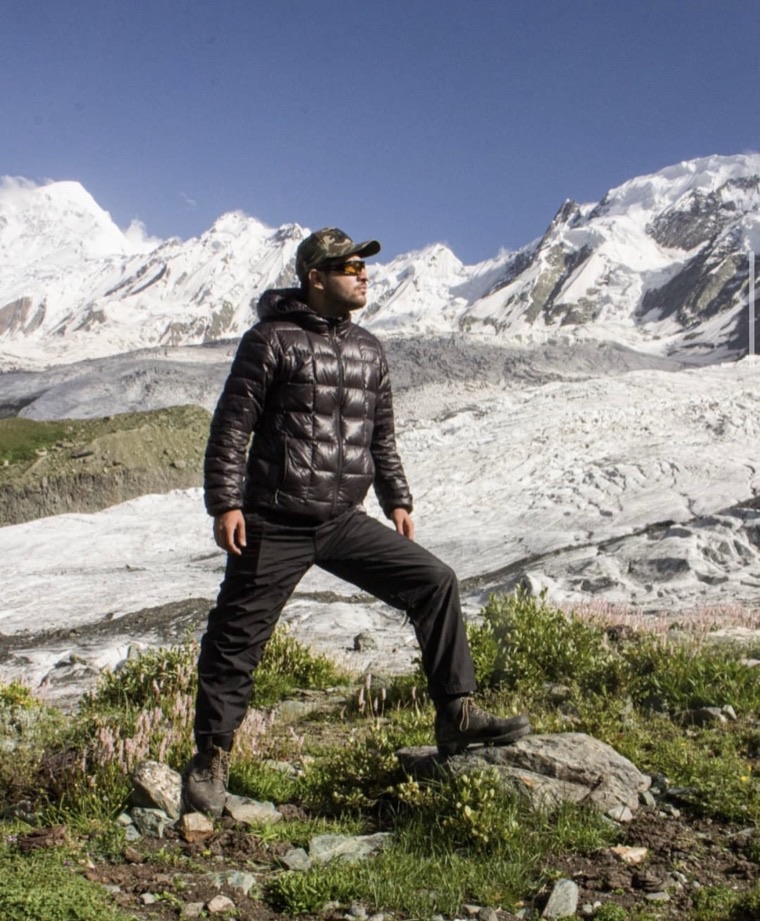
#> input picture images/faisal-zaman.jpg, 760 x 921 px
$ python -i process_images.py   (imports and definitions only)
#> lines starting #> are read from the running program, lines starting #| are printed output that depends on the picture
#> further down, picture is the input picture: PIL image 760x921 RGB; mean R, G, B 128.6, 129.4, 128.6
#!/usr/bin/env python3
"""Download Unsplash images and apply a cartoonish effect."""

import requests
import io
from PIL import Image, ImageFilter, ImageEnhance, ImageOps

IMAGES = {
    "hero-k2":           "https://images.unsplash.com/photo-1580502304784-8985b7eb7260?w=1600&q=85",  # K2/Karakoram peaks
    "hero-hunza":        "https://images.unsplash.com/photo-1558618666-fcd25c85cd64?w=1600&q=85",  # Hunza valley
    "hero-fairy-meadows":"https://images.unsplash.com/photo-1609137144813-7d9921338f24?w=1600&q=85",  # mountain meadow
    "hero-gilgit":       "https://images.unsplash.com/photo-1506905925346-21bda4d32df4?w=1600&q=85",  # mountain town
    "hero-nanga-parbat": "https://images.unsplash.com/photo-1464822759023-fed622ff2c3b?w=1600&q=85",  # dramatic peak
    "hero-blossom":      "https://images.unsplash.com/photo-1522383225653-ed111181a951?w=1600&q=85",  # cherry blossom
    "hero-stargazing":   "https://images.unsplash.com/photo-1419242902214-272b3f66ee7a?w=1600&q=85",  # stars milky way
    "hero-islamabad":    "https://images.unsplash.com/photo-1548013146-72479768bada?w=1600&q=85",  # road mountain
}

def cartoonify(img):
    """Apply cartoon/comic-book effect."""
    # 1. Resize for consistency
    img = img.convert("RGB")
    w, h = img.size
    img = img.resize((1200, int(h * 1200 / w)), Image.LANCZOS)

    # 2. Boost saturation strongly
    img = ImageEnhance.Color(img).enhance(2.2)
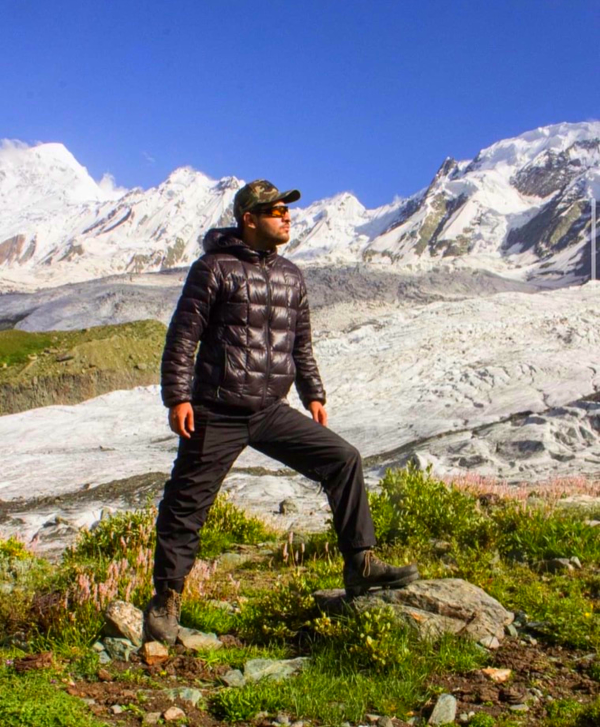
#> img: PIL image 1200x1454 RGB (shown at 1/2 size); mean R, G, B 127.6, 129.4, 129.1

    # 3. Boost contrast
    img = ImageEnhance.Contrast(img).enhance(1.4)
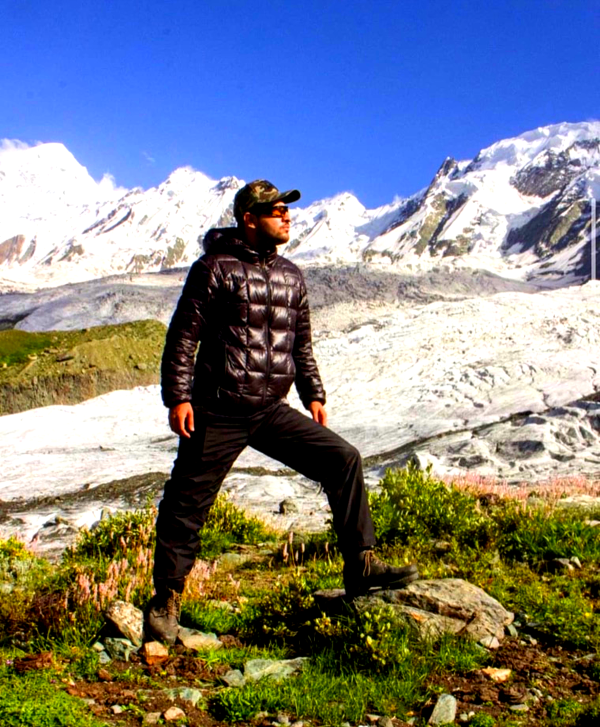
#> img: PIL image 1200x1454 RGB (shown at 1/2 size); mean R, G, B 125.1, 129.4, 135.9

    # 4. Posterize (reduce colour depth — flat comic look)
    img = ImageOps.posterize(img, 4)

    # 5. Smooth slightly to blend the flat areas
    img = img.filter(ImageFilter.SMOOTH_MORE)

    # 6. Edge detection overlay
    edges = img.filter(ImageFilter.FIND_EDGES).convert("L")
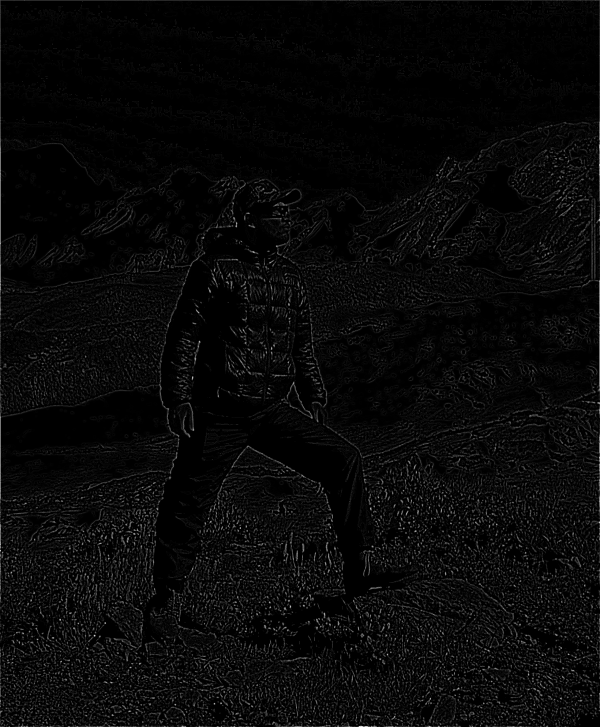
#> edges: PIL image 1200x1454 L (shown at 1/2 size); min 0, max 240, mean 8.7
    edges = ImageEnhance.Contrast(edges).enhance(3.0)
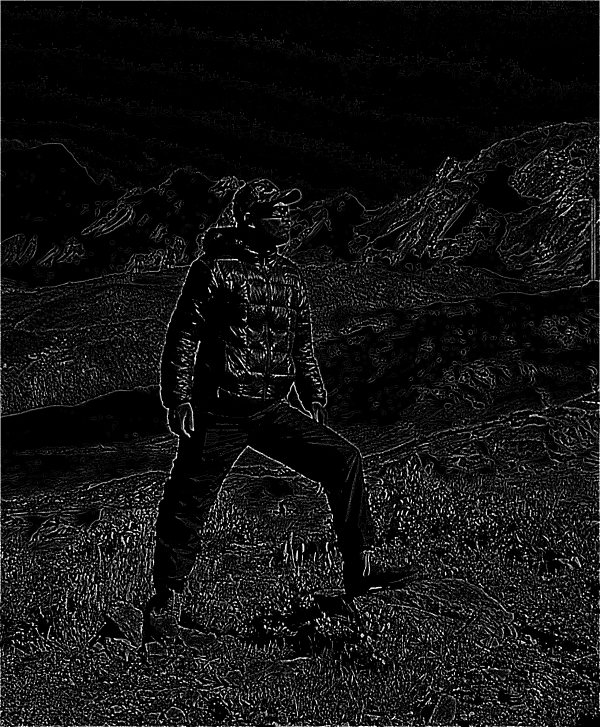
#> edges: PIL image 1200x1454 L (shown at 1/2 size); min 0, max 255, mean 18.7
    # Invert: white edges on black → black edges on transparent
    edges = ImageOps.invert(edges).convert("RGB")
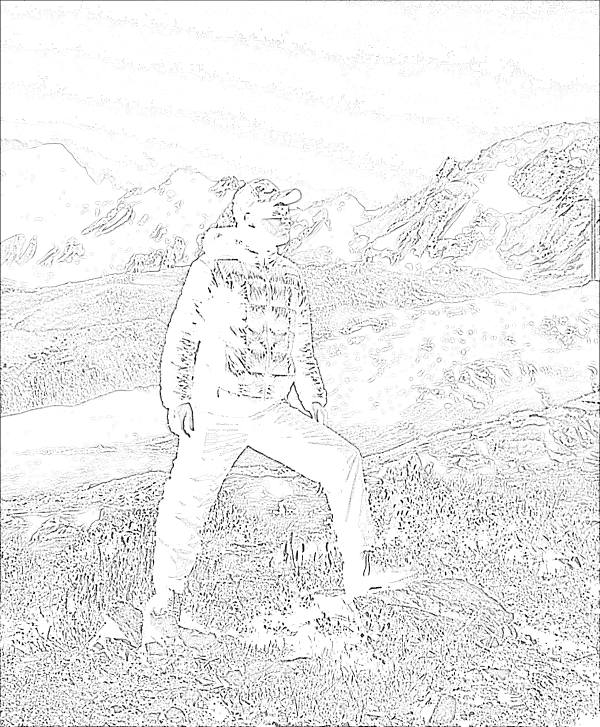
#> edges: PIL image 1200x1454 RGB (shown at 1/2 size); min 0, max 255, mean 236.3

    # 7. Blend edges onto the posterized image (darken mode approximation)
    from PIL import ImageChops
    result = ImageChops.multiply(img, edges)
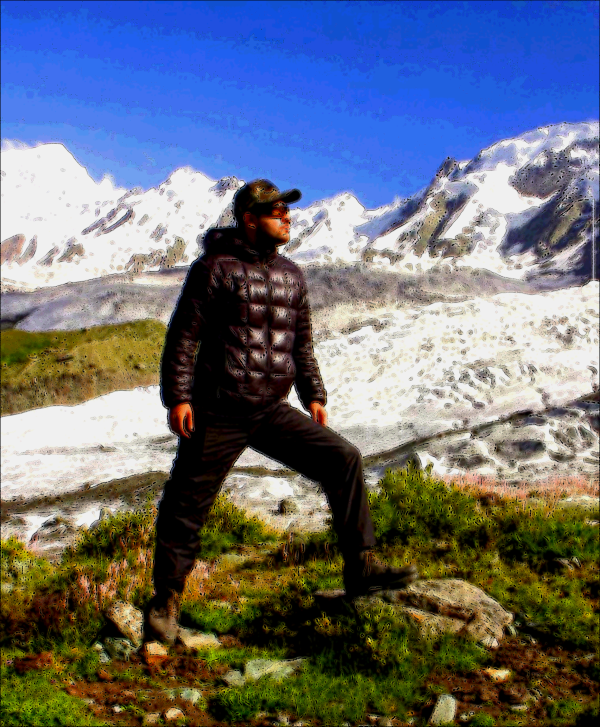
#> result: PIL image 1200x1454 RGB (shown at 1/2 size); mean R, G, B 105.5, 111.1, 122.1

    # 8. Final brightness lift
    result = ImageEnhance.Brightness(result).enhance(1.15)
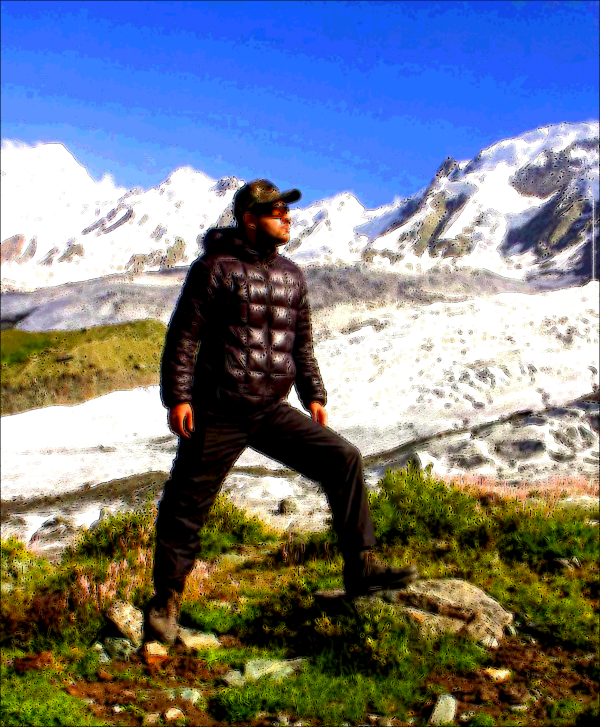
#> result: PIL image 1200x1454 RGB (shown at 1/2 size); mean R, G, B 118, 124.8, 135.1

    return result

headers = {"User-Agent": "Mozilla/5.0"}
out_dir = "/Users/mac/Desktop/localgb/images"

# [15 lines not run here, left out]

>>> from PIL import Image
>>> picture = Image.open('images/faisal-zaman.jpg')
>>> result = cartoonify(picture)

$ run again, on images/hero-gilgit.jpg
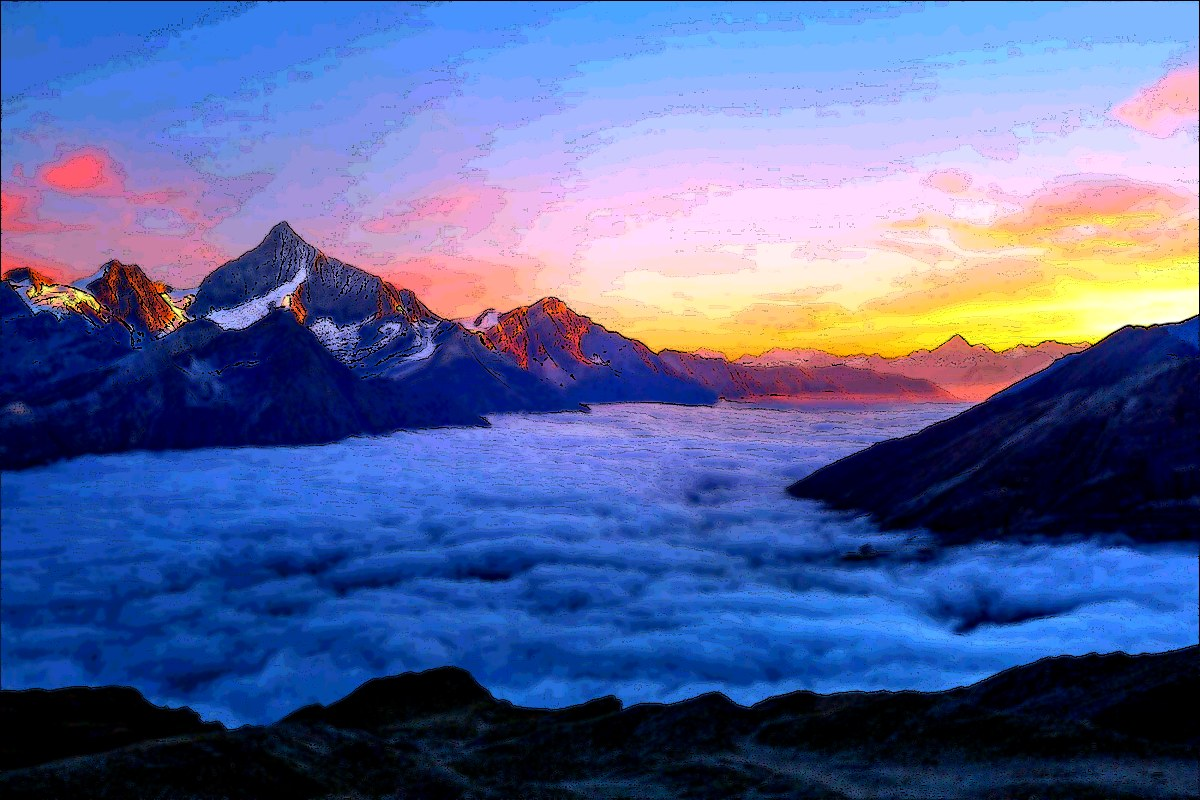
#> input picture images/hero-gilgit.jpg, 1200 x 800 px
#> picture is the input picture: PIL image 1200x800 RGB; mean R, G, B 86.8, 100.5, 153.1
#> in cartoonify, `edges = ImageOps.invert(edges).convert("RGB")`:
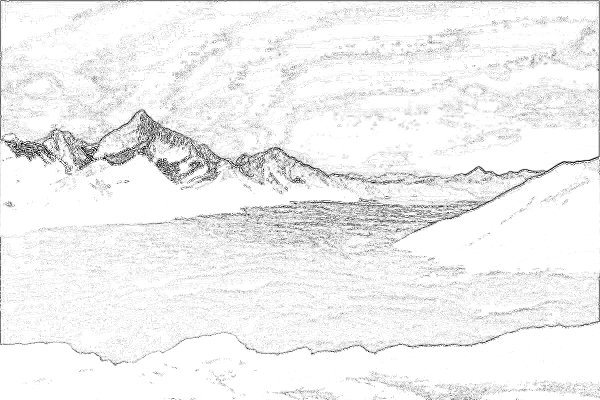
#> edges: PIL image 1200x800 RGB (shown at 1/2 size); min 0, max 255, mean 241
#> in cartoonify, `result = ImageEnhance.Brightness(result).enhance(1.15)`:
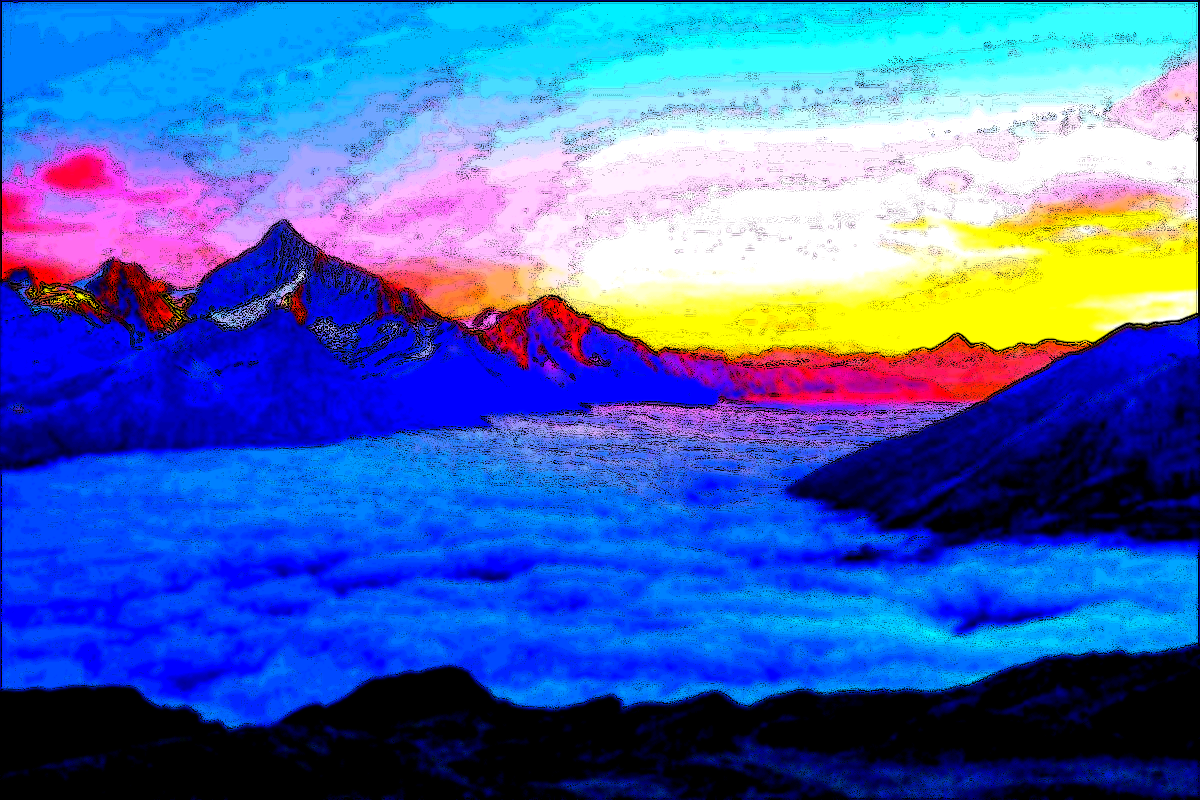
#> result: PIL image 1200x800 RGB; mean R, G, B 71.5, 102.8, 180

$ run again, on images/hero-nanga-parbat.jpg
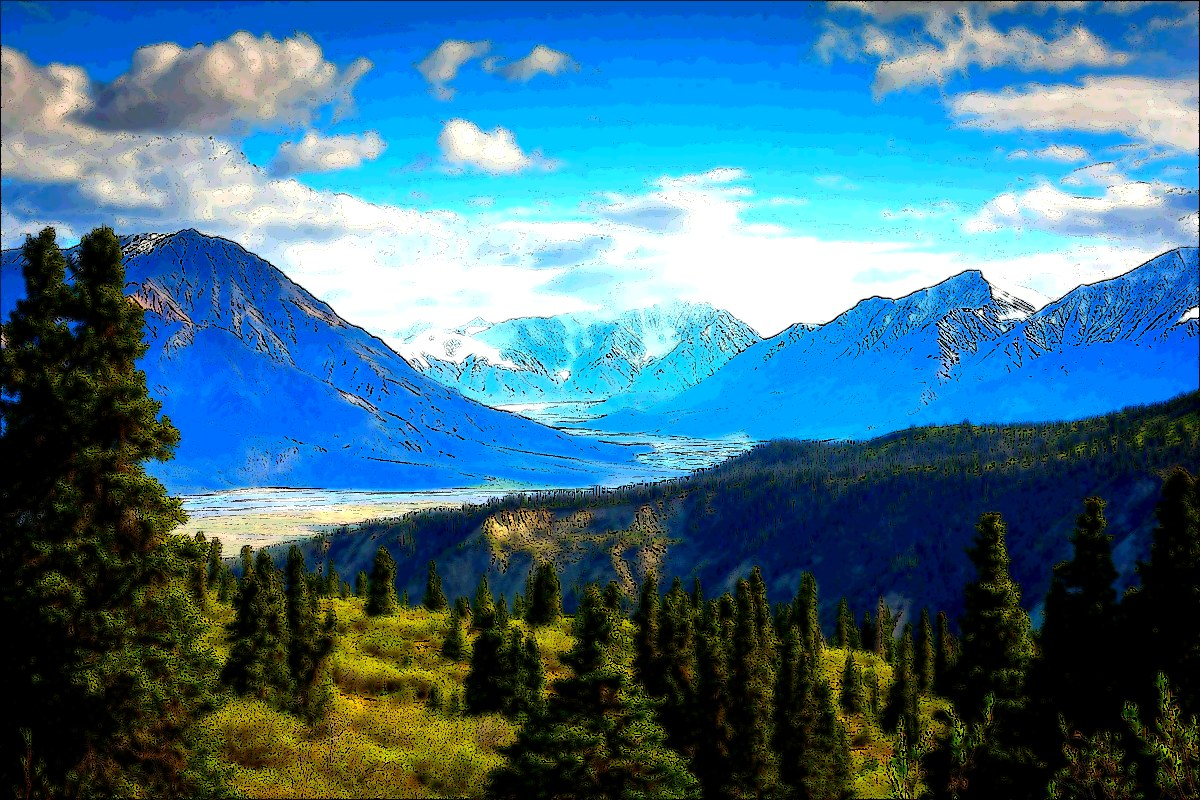
#> input picture images/hero-nanga-parbat.jpg, 1200 x 800 px
#> picture is the input picture: PIL image 1200x800 RGB; mean R, G, B 64.8, 111.5, 134.3
#> in cartoonify, `edges = ImageOps.invert(edges).convert("RGB")`:
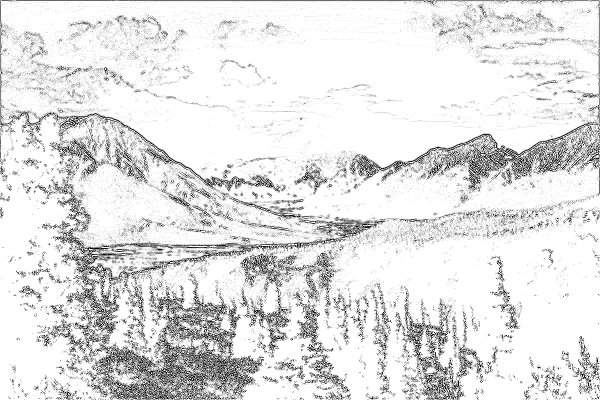
#> edges: PIL image 1200x800 RGB (shown at 1/2 size); min 0, max 255, mean 226.9
#> in cartoonify, `result = ImageEnhance.Brightness(result).enhance(1.15)`:
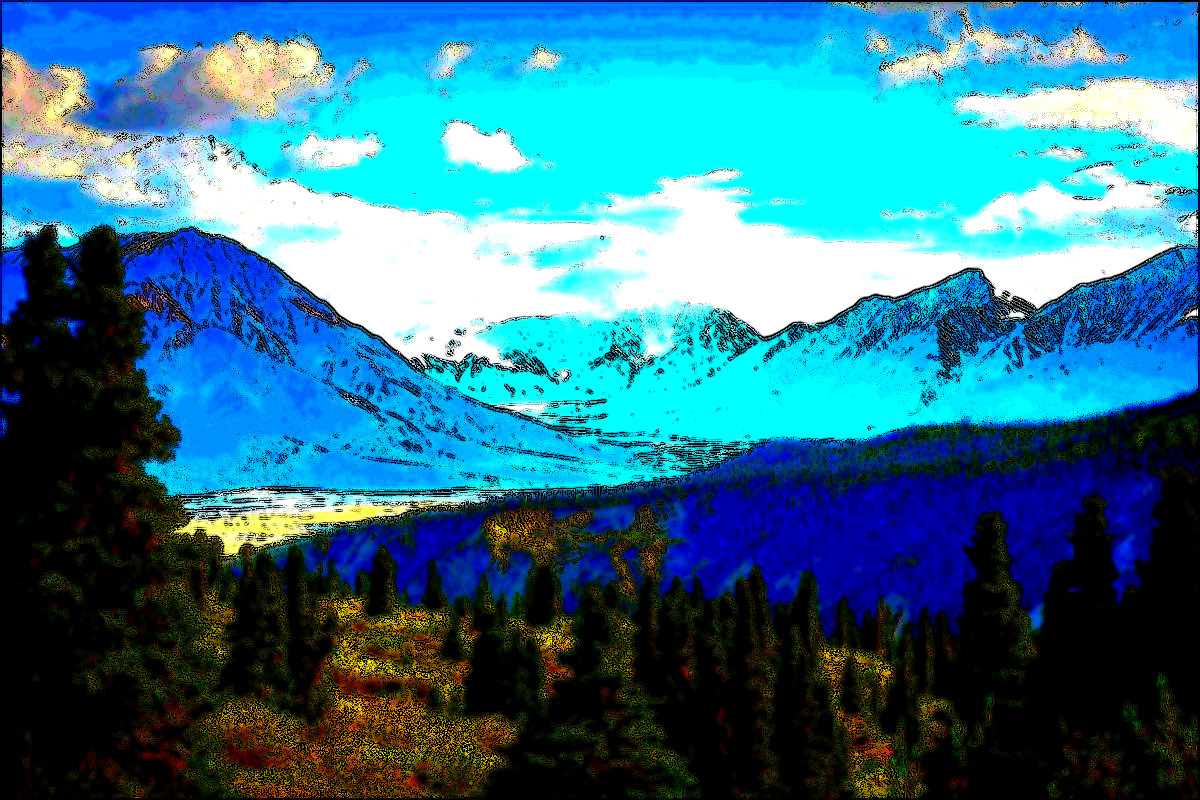
#> result: PIL image 1200x800 RGB; mean R, G, B 46.3, 115.7, 138.8
